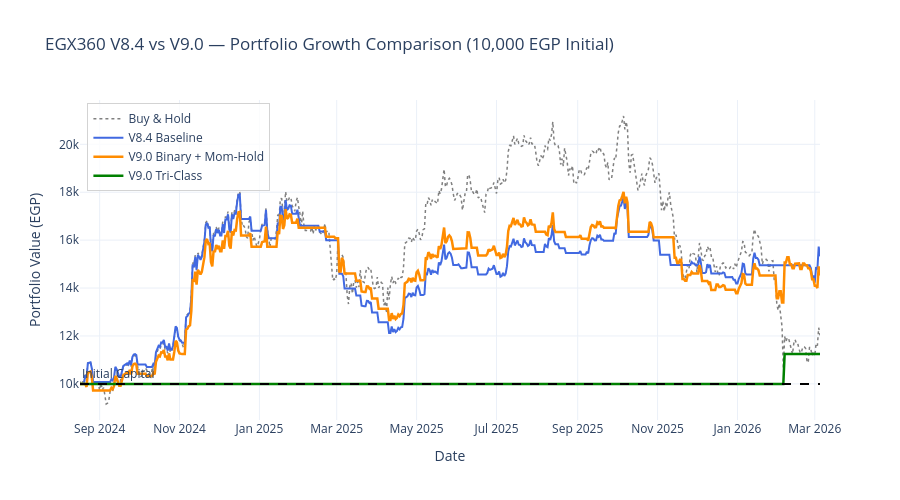

Notebook source saved alongside this figure:
### Markdown cell above
## 10. Portfolio Equity Curves — Side-by-Side Comparison

### Code cell
fig = go.Figure()

fig.add_trace(go.Scatter(x=bt_df['timestamp'], y=bt_df['port_bh'],
    mode='lines', name='Buy & Hold',
    line=dict(color='gray', width=1.5, dash='dot')))

fig.add_trace(go.Scatter(x=bt_df['timestamp'], y=bt_df['port_v84'],
    mode='lines', name='V8.4 Baseline',
    line=dict(color='royalblue', width=2)))

fig.add_trace(go.Scatter(x=bt_df['timestamp'], y=bt_df['port_v90_hold'],
    mode='lines', name='V9.0 Binary + Mom-Hold',
    line=dict(color='darkorange', width=2.5)))

fig.add_trace(go.Scatter(x=bt_df['timestamp'], y=bt_df['port_tri'],
    mode='lines', name='V9.0 Tri-Class',
    line=dict(color='green', width=2.5)))

fig.add_hline(y=initial_capital, line_dash='dash', line_color='black',
              annotation_text='Initial Capital', annotation_position='top left')

fig.update_layout(
    title='EGX360 V8.4 vs V9.0 — Portfolio Growth Comparison (10,000 EGP Initial)',
    yaxis_title='Portfolio Value (EGP)',
    xaxis_title='Date',
    template='plotly_white',
    hovermode='x unified',
    legend=dict(x=0.01, y=0.99, bgcolor='rgba(255,255,255,0.8)',
                bordercolor='lightgray', borderwidth=1),
    height=500
)
fig.show()

### Figure 1 — Plotly figure (JSON) as saved in the notebook; plotly's stock layout.template omitted (floating-point values rounded to 4 significant figures; data arrays with more than 128 entries replaced by an {"elided": "..."} marker saying what was removed)
{"data": [{"line": {"color": "gray", "dash": "dot", "width": 1.5}, "mode": "lines", "name": "Buy & Hold", "type": "scatter", "x": {"elided": "566 str values"}, "y": {"elided": "566 float values"}}, {"line": {"color": "royalblue", "width": 2}, "mode": "lines", "name": "V8.4 Baseline", "type": "scatter", "x": {"elided": "566 str values"}, "y": {"elided": "566 float values"}}, {"line": {"color": "darkorange", "width": 2.5}, "mode": "lines", "name": "V9.0 Binary + Mom-Hold", "type": "scatter", "x": {"elided": "566 str values"}, "y": {"elided": "566 float values"}}, {"line": {"color": "green", "width": 2.5}, "mode": "lines", "name": "V9.0 Tri-Class", "type": "scatter", "x": {"elided": "566 str values"}, "y": {"elided": "566 float values"}}], "layout": {"annotations": [{"showarrow": false, "text": "Initial Capital", "x": 0, "xanchor": "left", "xref": "x domain", "y": 10000, "yanchor": "bottom", "yref": "y"}], "height": 500, "hovermode": "x unified", "legend": {"bgcolor": "rgba(255,255,255,0.8)", "bordercolor": "lightgray", "borderwidth": 1, "x": 0.01, "y": 0.99}, "shapes": [{"line": {"color": "black", "dash": "dash"}, "type": "line", "x0": 0, "x1": 1, "xref": "x domain", "y0": 10000, "y1": 10000, "yref": "y"}], "title": {"text": "EGX360 V8.4 vs V9.0 — Portfolio Growth Comparison (10,000 EGP Initial)"}, "xaxis": {"title": {"text": "Date"}}, "yaxis": {"title": {"text": "Portfolio Value (EGP)"}}}}
